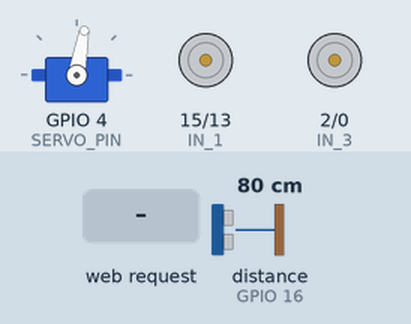
Simulated run of this sketch. Board: ESP8266 (NodeMCU). Parts: servo, motor-driver pin pairs drawn as motors (green arrow = first pin HIGH = forward, orange = second pin HIGH = backward, longer = more drive, scaled by the enable pin). Wiring (inferred from the names in the program): servo: signal GPIO 4. Inputs (shaded band) come from the test bench; at power-on: distance to the obstacle (sensor on GPIO 16) 80 cm. The echo pulse lasts 58.3 µs per cm; servo pulses on a pin are drawn as a servo (544–2400 µs = 0–180°).

Above: at 3.2 s.
3.3 s: HTTP request GET /?Mode=O received
At 4.5 s:
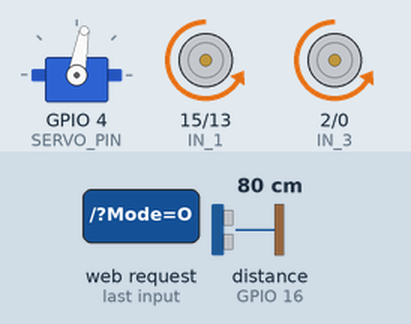
4.8 s: distance to the obstacle (sensor on GPIO 16) set to 17 cm
6.3 s: distance to the obstacle (sensor on GPIO 16) set to 14 cm
At 7.9 s:
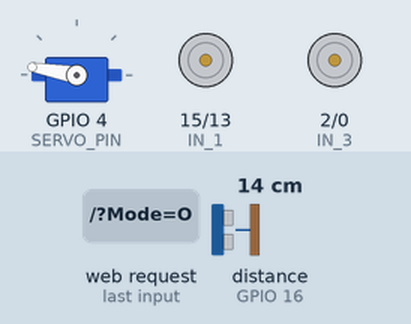
At 9.1 s:
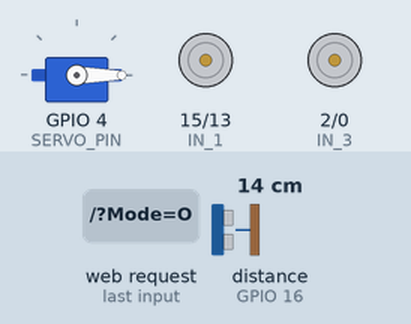
9.3 s: HTTP request GET /?State=1 received
Timing chart, 0 to 24.5 s (numbered marks = the images above; inputs shaded):
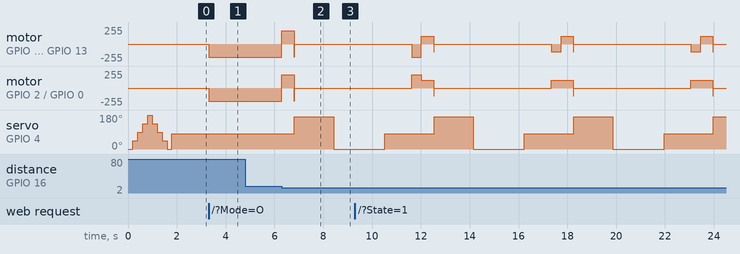

Measured:
- the behaviour switches between 16 and 15 cm on distance to the obstacle (sensor on GPIO 16) (found by bisection; images 1 and 2)
- after the input at 3.3 s, motor on GPIO 15 (IN_1) / GPIO 13 (IN_2), motor on GPIO 2 (IN_3) / GPIO 0 (IN_4): stopped → backward 199/255 at once
- after the input at 4.8 s, every drawn part: stays the same
- after the input at 6.3 s, motor on GPIO 15 (IN_1) / GPIO 13 (IN_2), motor on GPIO 2 (IN_3) / GPIO 0 (IN_4): backward 199/255 → forward 199/255 at once, → stopped 0.50 s later; servo on GPIO 4 (SERVO_PIN): 80° → 170° after 0.52 s, → 0° 1.6 s later

The sketch:

tribot_2.0.ino
```cpp
#include <ESP8266WiFi.h>
#include <ESP8266WebServer.h>

// ---------------- PIN DEFINITIONS ----------------
#define ENA 14      // Enable/speed motors Right GPIO14(D5)
#define ENB 12      // Enable/speed motors Left  GPIO12(D6)
#define IN_1 15     // L298N in1 motors Right    GPIO15(D8)
#define IN_2 13     // L298N in2 motors Right    GPIO13(D7)
#define IN_3 2      // L298N in3 motors Left     GPIO2(D4)
#define IN_4 0      // L298N in4 motors Left     GPIO0(D3)

#define echo 16     // D0 (GPIO16)
#define L D10       // D10 is GPIO1 (TX) – left line sensor
#define R D9        // D9  is GPIO3 (RX) – right line sensor

#define SERVO_PIN 4 // D2 (GPIO4)
#define trig 5      // D1 (GPIO5)

// ---------------- GLOBAL STATE ----------------
int speedCar = 800;        // 0–1023, controlled by State=0..9 from app
int speed_Coeff = 3;       // used for curves/diagonals

// Mode flags
int wifiCo = 1;
int obstacleAv = 0;
int lineFo = 0;
int go = 1;                // used by line follower

ESP8266WebServer server(80);
String command;

// ---------------- BASIC HTTP RESPONSE ----------------
void handleRoot() {
  server.send(200, "text/html", "");
}

// ---------------- MOTOR HELPERS ----------------
void goAhead() {
  digitalWrite(IN_1, LOW);
  digitalWrite(IN_2, HIGH);
  digitalWrite(IN_3, LOW);
  digitalWrite(IN_4, HIGH);

  // Use the same speedCar for all modes; app controls per-mode speed
  analogWrite(ENA, speedCar);
  analogWrite(ENB, speedCar);

  handleRoot();
}

void goBack() {
  digitalWrite(IN_1, HIGH);
  digitalWrite(IN_2, LOW);
  digitalWrite(IN_3, HIGH);
  digitalWrite(IN_4, LOW);

  analogWrite(ENA, speedCar);
  analogWrite(ENB, speedCar);

  handleRoot();
}

void goRight() {
  // Right turn: right wheel backward, left forward
  digitalWrite(IN_1, HIGH);
  digitalWrite(IN_2, LOW);
  digitalWrite(IN_3, LOW);
  digitalWrite(IN_4, HIGH);

  analogWrite(ENA, speedCar);
  analogWrite(ENB, speedCar);

  handleRoot();
}

void goLeft() {
  // Left turn: right wheel forward, left backward
  digitalWrite(IN_1, LOW);
  digitalWrite(IN_2, HIGH);
  digitalWrite(IN_3, HIGH);
  digitalWrite(IN_4, LOW);

  analogWrite(ENA, speedCar);
  analogWrite(ENB, speedCar);

  handleRoot();
}

// Diagonal / curve motions use speed_Coeff
void goAheadRight() {
  digitalWrite(IN_1, LOW);
  digitalWrite(IN_2, HIGH);
  digitalWrite(IN_3, LOW);
  digitalWrite(IN_4, HIGH);

  analogWrite(ENA, speedCar / speed_Coeff);  // right slower
  analogWrite(ENB, speedCar);               // left normal

  handleRoot();
}

void goAheadLeft() {
  digitalWrite(IN_1, LOW);
  digitalWrite(IN_2, HIGH);
  digitalWrite(IN_3, LOW);
  digitalWrite(IN_4, HIGH);

  analogWrite(ENA, speedCar);               // right normal
  analogWrite(ENB, speedCar / speed_Coeff); // left slower

  handleRoot();
}

void goBackRight() {
  digitalWrite(IN_1, HIGH);
  digitalWrite(IN_2, LOW);
  digitalWrite(IN_3, HIGH);
  digitalWrite(IN_4, LOW);

  analogWrite(ENA, speedCar / speed_Coeff);
  analogWrite(ENB, speedCar);

  handleRoot();
}

void goBackLeft() {
  digitalWrite(IN_1, HIGH);
  digitalWrite(IN_2, LOW);
  digitalWrite(IN_3, HIGH);
  digitalWrite(IN_4, LOW);

  analogWrite(ENA, speedCar);
  analogWrite(ENB, speedCar / speed_Coeff);

  handleRoot();
}

void stopRobot() {
  digitalWrite(IN_1, LOW);
  digitalWrite(IN_2, LOW);
  digitalWrite(IN_3, LOW);
  digitalWrite(IN_4, LOW);

  analogWrite(ENA, 0);
  analogWrite(ENB, 0);

  handleRoot();
}

// ---------------- SERVO + ULTRASONIC ----------------
void setServoAngle(int angle) {
  int pulseWidth = map(angle, 0, 180, 500, 2500); // 500µs to 2500µs
  for (int i = 1; i <= 10; i++) {
    digitalWrite(SERVO_PIN, HIGH);
    delayMicroseconds(pulseWidth);
    digitalWrite(SERVO_PIN, LOW);
    delayMicroseconds(20000 - pulseWidth); // 50Hz signal
  }
}

int getDistance() {
  unsigned long duration;
  float distance;

  digitalWrite(trig, LOW);
  delayMicroseconds(2);
  digitalWrite(trig, HIGH);
  delayMicroseconds(10);
  digitalWrite(trig, LOW);

  duration = pulseIn(echo, HIGH, 30000); // timeout 30ms
  distance = duration * 0.034 / 2.0;
  return (int)distance;
}

// ---------------- MODES ----------------
void obstacleAvoidingMode() {
  int distance = getDistance();

  if (distance >= 15 || distance == 0) {
    // free path
    goAhead();
  } else {
    // obstacle logic (same as your original)
    goBack();
    delay(500);
    stopRobot();

    goAhead();
    delay(15);
    stopRobot();

    // look left
    setServoAngle(170);
    setServoAngle(170);
    setServoAngle(170);
    delay(500);
    int leftDistance = getDistance();
    delay(500);

    // look right
    setServoAngle(0);
    setServoAngle(0);
    setServoAngle(0);
    delay(1000);
    int rightDistance = getDistance();
    delay(500);

    // center
    setServoAngle(80);
    setServoAngle(80);
    setServoAngle(80);
    delay(500);

    if (rightDistance != 0 && leftDistance >= rightDistance) {
      goLeft();
      delay(400);
      stopRobot();
    } else if (leftDistance != 0 && leftDistance <= rightDistance) {
      goRight();
      delay(400);
      stopRobot();
    } else if (leftDistance == 0 && rightDistance == 0) {
      goLeft();
      delay(400);
      stopRobot();
    } else if (rightDistance == 0) {
      goRight();
      delay(400);
      stopRobot();
    } else if (leftDistance == 0) {
      goLeft();
      delay(400);
      stopRobot();
    } else {
      stopRobot();
    }
  }
}

void lineFollowerMode() {
  if (go == 1) {
    byte l1 = 0, r1 = 0;
    byte w = 0, b = 1;

    l1 = digitalRead(L);
    r1 = digitalRead(R);

    if (l1 == w && r1 == w) {
      goAhead();
    } else if (l1 == w && r1 == b) {
      goRight();
    } else if (l1 == b && r1 == w) {
      goLeft();
    } else {
      stopRobot();
      go = 0;  // stop following until mode is re-selected from app
    }
  }
}

// ---------------- HTTP COMMAND HANDLING ----------------

// Map digit '0'..'9' to speedCar values (same as your original)
void setSpeedFromDigit(char d) {
  switch (d) {
    case '0': speedCar = 430; break;
    case '1': speedCar = 470; break;
    case '2': speedCar = 540; break;
    case '3': speedCar = 610; break;
    case '4': speedCar = 680; break;
    case '5': speedCar = 750; break;
    case '6': speedCar = 820; break;
    case '7': speedCar = 890; break;
    case '8': speedCar = 960; break;
    case '9': speedCar = 1023; break;
    default: break;
  }
}

// Handle Mode=W/O/F and State commands from the app
void handleHttpCommands() {
  server.handleClient();

  // ----- MODE: W / O / F -----
  if (server.hasArg("Mode")) {
    command = server.arg("Mode");

    if (command == "W") {
      wifiCo = 1;
      obstacleAv = 0;
      lineFo = 0;
      go = 1;
    } else if (command == "O") {
      wifiCo = 0;
      obstacleAv = 1;
      lineFo = 0;
      go = 1;
    } else if (command == "F") {
      wifiCo = 0;
      obstacleAv = 0;
      lineFo = 1;
      go = 1;
    }
    handleRoot();
  }

  // ----- STATE: movement, speed, stop -----
  if (server.hasArg("State")) {
    command = server.arg("State");

    // Speed digits 0..9 (work in all modes)
    if (command.length() == 1 && command[0] >= '0' && command[0] <= '9') {
      setSpeedFromDigit(command[0]);
      handleRoot();
      return;
    }

    // Stop – valid in all modes
    if (command == "S") {
      stopRobot();
      return;
    }

    // Directional movement only in Wi-Fi manual mode
    if (wifiCo) {
      if (command == "A") goAhead();
      else if (command == "B") goBack();
      else if (command == "L") goLeft();
      else if (command == "R") goRight();
      else if (command == "I") goAheadRight();
      else if (command == "G") goAheadLeft();
      else if (command == "J") goBackRight();
      else if (command == "H") goBackLeft();
      // unknown commands ignored
    }
  }
}

// ---------------- SETUP & LOOP ----------------
void setup() {
  WiFi.softAP("NODE_mcu", "1234567890");
  server.on("/", handleRoot);
  server.onNotFound(handleRoot);
  server.begin();

  // Motor pins
  pinMode(IN_1, OUTPUT);
  pinMode(IN_2, OUTPUT);
  pinMode(IN_3, OUTPUT);
  pinMode(IN_4, OUTPUT);
  pinMode(ENA, OUTPUT);
  pinMode(ENB, OUTPUT);
  analogWriteRange(1023);

  // Sensors & servo
  pinMode(SERVO_PIN, OUTPUT);
  pinMode(trig, OUTPUT);
  pinMode(echo, INPUT);
  pinMode(R, INPUT);
  pinMode(L, INPUT);

  // Servo sweep on startup
  setServoAngle(0);
  setServoAngle(45);
  setServoAngle(90);
  setServoAngle(135);
  setServoAngle(180);
  setServoAngle(135);
  setServoAngle(90);
  setServoAngle(45);
  setServoAngle(0);
  setServoAngle(80);
}

void loop() {
  // Always handle incoming HTTP commands first
  handleHttpCommands();

  // Then run the active mode
  if (wifiCo) {
    // Manual mode is event-driven by State commands,
    // so we don't need to do anything here.
  } else if (obstacleAv) {
    obstacleAvoidingMode();
  } else if (lineFo) {
    lineFollowerMode();
  }
}
```
